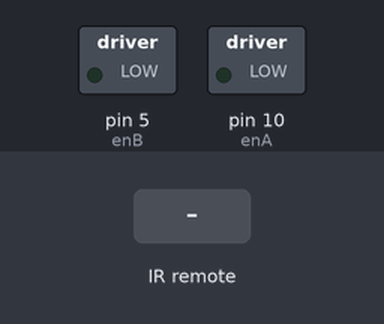
This sketch was run on a simulated Arduino Uno, built with avr-gcc and run on an emulated ATmega328P. On the bench: switched loads named in the sketch (green lamp = pin HIGH). The test bench sets the inputs (shaded band). What the sketch prints to the serial monitor is not drawn.

Above: at 1.2 s.
1.3 s: infrared code 0xFF18E7 received
At 1.7 s:
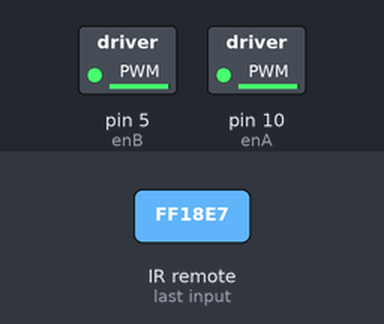
3.3 s: infrared code 0xFF5AA5 received
At 3.45 s:
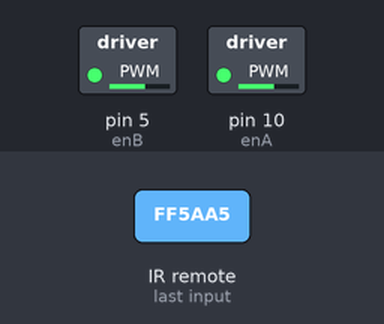
5.1 s: infrared code 0xFF4AB5 received
At 6.8 s:
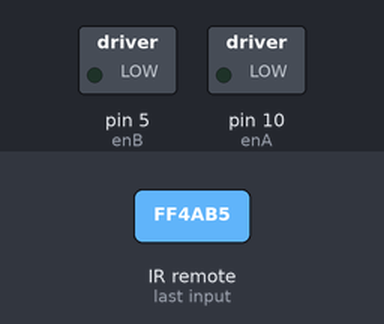
Timing chart, 0 to 8.3 s (numbered marks = the images above; inputs shaded):
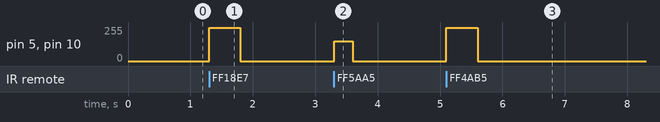

The sketch:

Aspirator_1.0.ino
```cpp
#include <IRremote.h>

#define UP 16718055
#define DOWN 16730805
#define RIGHT 16734885
#define LEFT 16716015
#define STOP 16726215
#define MAX_INT 4294967295

long lastValue;

// Senzor IR
int RECV_PIN = 2;
IRrecv irrecv(RECV_PIN);
decode_results results;

// Constants for going forward
const float forwardTime = 500;  // miliseconds
const int forwardSpeed = 250;  // 0-70? - 255

// Constants for turning
const float turnTime = 300; // miliseconds
const int turnSpeed = 150;  // 0-70? - 255

// Motor A
int enA = 10;
int in1 = 9;
int in2 = 8;

// Motor B
int enB = 5;
int in3 = 7;
int in4 = 6;

void MoveForward()
{
  // Set Motor A forward
  digitalWrite(in1, HIGH);
  digitalWrite(in2, LOW);

  // Set Motor B forward
  digitalWrite(in3, HIGH);
  digitalWrite(in4, LOW);

  // Engage motors
  analogWrite(enA, forwardSpeed);
  analogWrite(enB, forwardSpeed);
  delay(forwardTime);

  // Stop motors
//  analogWrite(enA, 0);
//  analogWrite(enB, 0);
}
void MoveReverse()
{
  // Set Motor A reverse
  digitalWrite(in1, LOW);
  digitalWrite(in2, HIGH);

  // Set Motor B reverse
  digitalWrite(in3, LOW);
  digitalWrite(in4, HIGH);

  // Engage motors
  analogWrite(enA, forwardSpeed);
  analogWrite(enB, forwardSpeed);
  delay(forwardTime);

  // Stop motors
//  analogWrite(enA, 0);
//  analogWrite(enB, 0);
}
void TurnRight()
{
  // Set Motor A reverse
  digitalWrite(in1, LOW);
  digitalWrite(in2, HIGH);

  // Set Motor B forward
  digitalWrite(in3, HIGH);
  digitalWrite(in4, LOW);

  // Engage motors
  analogWrite(enA, turnSpeed);
  analogWrite(enB, turnSpeed);
  delay(turnTime);

  // Stop motors
//  analogWrite(enA, 0);
//  analogWrite(enB, 0);
}
void TurnLeft()
{
  // Set Motor A forward
  digitalWrite(in1, HIGH);
  digitalWrite(in2, LOW);

  // Set Motor B reverse
  digitalWrite(in3, LOW);
  digitalWrite(in4, HIGH);

  // Engage motors
  analogWrite(enA, turnSpeed);
  analogWrite(enB, turnSpeed);
  delay(turnTime);

  // Stop motors
//  analogWrite(enA, 0);
//  analogWrite(enB, 0);
}

void stopMotors()
{
  analogWrite(enA, 0);
  analogWrite(enB, 0);
}

void setup()
{
  Serial.begin(9600);
  irrecv.enableIRIn(); // Start the receiver
//  delay(5000);
//  MoveForward();
//  delay(1000);
//  MoveReverse();
//  delay(1000);
//  TurnLeft();
//  delay(1000);
//  TurnRight();
//  TurnRight();
//  delay(1000);
//  TurnRight();
  Serial.print("Starting\n");
}
void loop()
{
  if (irrecv.decode(&results)) {
    if (results.value == MAX_INT) {
      results.value = lastValue;
    }
    if (results.value == UP) {
      Serial.print("UP");
      if (lastValue != UP)
        stopMotors();
      MoveReverse();
      lastValue = UP;
    }
    else if (results.value == DOWN) {
      Serial.print("DOWN");
      if (lastValue != DOWN)
        stopMotors();
      MoveForward();
      lastValue = DOWN;
    }
    else if (results.value == RIGHT) {
      Serial.print("RIGHT");
      if (lastValue != RIGHT)
        stopMotors();
      TurnRight();
      lastValue = RIGHT;
    }
    else if (results.value == LEFT) {
      Serial.print("LEFT");
      if (lastValue != LEFT)
        stopMotors();
      TurnLeft();
      lastValue = LEFT;
    }
    Serial.print(results.value);
    Serial.print("\n");
    irrecv.resume(); // Receive the next value
  }
  else {
    stopMotors();
  }
}
```

Measured:
- after the input at 1.3 s, pin 5 (enB), pin 10 (enA): 0/255 → 250/255 at once, → 0/255 0.50 s later
- after the input at 3.3 s, pin 5 (enB), pin 10 (enA): 0/255 → 150/255 at once, → 0/255 0.30 s later
- after the input at 5.1 s, pin 5 (enB), pin 10 (enA): 0/255 → 250/255 at once, → 0/255 0.50 s later
